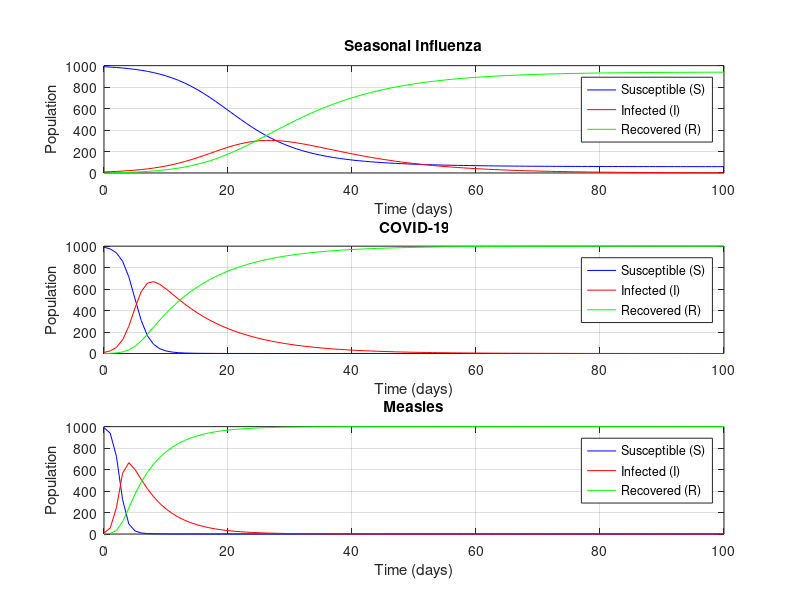

The MATLAB source for this figure: (Note: this script raises an error after producing the figure.)
% given parameters
h = 1; % time step 
T = 100; % total simulation time 
N = 1000; % total population
S0 = 990; % initial number of susceptible individuals
I0 = 10; % initial number of infected individuals
R0 = 0; % initial number of recovered individuals

% given parameters
parameters = {
    'Seasonal Influenza', 0.3, 0.1; % beta, gamma
    'COVID-19', 1, 0.1;            % beta, gamma
    'Measles', 2, 0.2              % beta, gamma
};

% derive sir model
sir_model = @(S, I, R, beta, gamma) [-beta*S*I/N; beta*S*I/N - gamma*I; gamma*I];

figure;
set(gcf, 'Position', [100, 100, 1200, 800]);

% parameter set loop
for p = 1:size(parameters, 1)
    disease = parameters{p, 1};
    beta = parameters{p, 2};
    gamma = parameters{p, 3};
    
    % initialize the given variables
    steps = T / h;
    S = zeros(steps+1, 1);
    I = zeros(steps+1, 1);
    R = zeros(steps+1, 1);
    t = (0:steps) * h;

    % set given initial conditions
    S(1) = S0;
    I(1) = I0;
    R(1) = R0;

    % Runge-Kutta 4th-order method
    for i = 1:steps
        k1 = h * sir_model(S(i), I(i), R(i), beta, gamma);
        k2 = h * sir_model(S(i) + 0.5*k1(1), I(i) + 0.5*k1(2), R(i) + 0.5*k1(3), beta, gamma);
        k3 = h * sir_model(S(i) + 0.5*k2(1), I(i) + 0.5*k2(2), R(i) + 0.5*k2(3), beta, gamma);
        k4 = h * sir_model(S(i) + k3(1), I(i) + k3(2), R(i) + k3(3), beta, gamma);

        S(i+1) = S(i) + (k1(1) + 2*k2(1) + 2*k3(1) + k4(1)) / 6;
        I(i+1) = I(i) + (k1(2) + 2*k2(2) + 2*k3(2) + k4(2)) / 6;
        R(i+1) = R(i) + (k1(3) + 2*k2(3) + 2*k3(3) + k4(3)) / 6;
    end

    % plot
    subplot(3, 1, p);
    plot(t, S, 'b', 'DisplayName', 'Susceptible (S)');
    hold on;
    plot(t, I, 'r', 'DisplayName', 'Infected (I)');
    plot(t, R, 'g', 'DisplayName', 'Recovered (R)');
    hold off;
    title(disease);
    xlabel('Time (days)');
    ylabel('Population');
    legend('Location', 'best');
    grid on;
end

sgtitle('SIR Model Simulation for Different Diseases');
